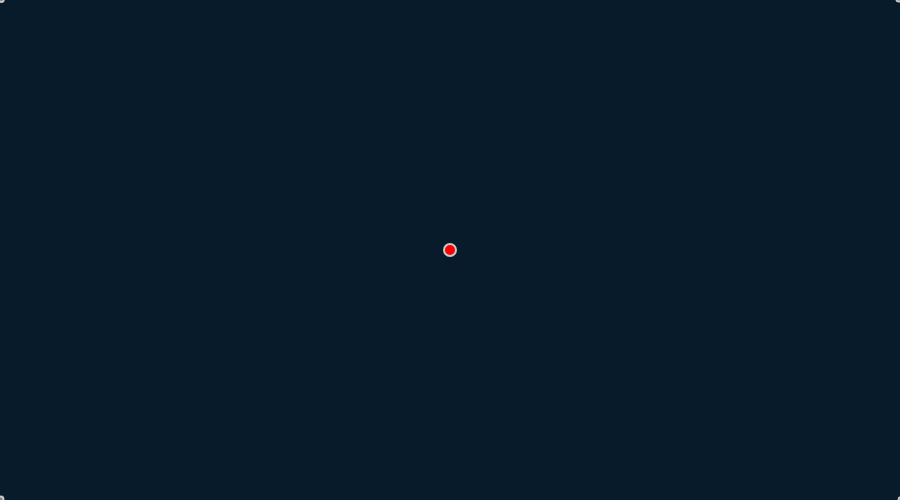
Frame 1 (no input)
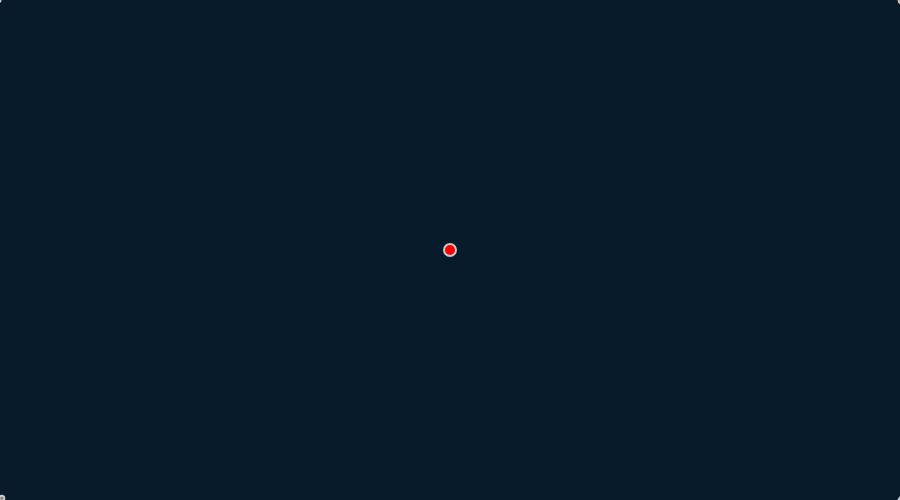
Frame 2 (the mouse pressed at the canvas centre, redrawn once)

The p5.js sketch that drew these frames (run headless with seeded random() and noise() and a simulated clock; the mouse was pressed at the canvas centre and the sketch redrawn once):

// p5.js sketch
// ── sketch.js
let system;

let xCor = 450;
let yCor = 250;
const diameter = 12;

let timeElem;
let result;

let Interval;

function setup() {

  result = createDiv('');
  result.id('result');

  timeElem = createDiv('Time = 0');
  timeElem.id('timer');
  timeElem.time = 0;

  let cnv = createCanvas(900, 500);
  cnv.style('display', 'block');
  cnv.style('margin', 'auto');
  system1 = new ParticleSystem(createVector(0, height));
  system2 = new ParticleSystem(createVector(width, height));
  system3 = new ParticleSystem(createVector(0, 0));
  system4 = new ParticleSystem(createVector(width, 0));
  noLoop();
}

function draw() {
  timeElem.html(`Time = ${(timeElem.time/100).toFixed(2)}sec`);
  background(08, 033,053);
  system1.addParticle();
  system1.run();
  system2.addParticle();
  system2.run();
  system3.addParticle();
  system3.run();
  system4.addParticle();
  system4.run();
  fill('red');
  circle(xCor, yCor, diameter);
  updatePlayerCoordinates();
}

function startTimer () {
  timeElem.time += 1; 
}

function start() {
  timeElem.time = 0;
  clearInterval(Interval);
  Interval = setInterval(startTimer, 10);
  xCor = 450;
  yCor = 250;
  system1.particles = [];
  system2.particles = [];
  system3.particles = [];
  system4.particles = [];
  result.html('');
  
  document.getElementById('cover').style.display = 'none';
  loop();
}

function updatePlayerCoordinates() {
  if (keyIsDown(RIGHT_ARROW) && xCor <= width) {
    xCor += 3;
  } else if (keyIsDown(LEFT_ARROW) && xCor >= 0) {
    xCor -= 3;
  } else if (keyIsDown(UP_ARROW) && yCor >= 0) {
    yCor -= 3;
  } else if (keyIsDown(DOWN_ARROW) && yCor <= height) {
    yCor += 3;
  }
}

function checkPlayerCollision(x, y) {
  if (pow(x-xCor, 2) + pow(y-yCor, 2) < 121) {
    return true;
  }
  return false;
}


// particle class
let Particle = function(position) {
  this.velocity = createVector(random(-2.1, 2.1), random(-1.5, 1.5));
  this.position = position.copy();
};

Particle.prototype.run = function() {
  this.update();
  this.display();

  if (checkPlayerCollision(this.position.x, this.position.y)) {
    noLoop();
    result.html(`Game Over!<br>Your record is: ${(timeElem.time/100).toFixed(2)}sec`);
    document.getElementById('cover').style.display = 'block';
  }
};

// update method
Particle.prototype.update = function(){
  this.position.add(this.velocity);
};

// display method
Particle.prototype.display = function() {
  stroke(200, 255);
  strokeWeight(2);
  fill(127, 255);
  ellipse(this.position.x, this.position.y, 5, 5);
};

Particle.prototype.isDead = function(){
  return this.position.y < 0 || this.position.y > window.innerHeight || this.position.x > window.innerWidth || this.position.x < 0;
};

let ParticleSystem = function(position) {
  this.origin = position.copy();
  this.particles = [];
};

ParticleSystem.prototype.addParticle = function() {
  this.particles.push(new Particle(this.origin));
};

ParticleSystem.prototype.run = function() {
  for (let i = this.particles.length-1; i >= 0; i--) {
    let p = this.particles[i];
    p.run();
    if (p.isDead()) {
      this.particles.splice(i, 1);
    }
  }
};

// ── style.css
body {
  background-image: url("./nebula.jpg");
}

#title {
  text-align: center;
  height: 130px;
}

#title img {
  height: 120px;
}

#timer {
  position: absolute;
  top: 100px;
  left: 50%;
  transform: translateX(-50%);
  color: white;
  width: 900px;
}

#result {
  position: absolute;
  top: 680px;
  left: 50%;
  transform: translateX(-50%);
  font-size: 30px;
  font-weight: bold;
  color: white;
  width: 900px;
}
